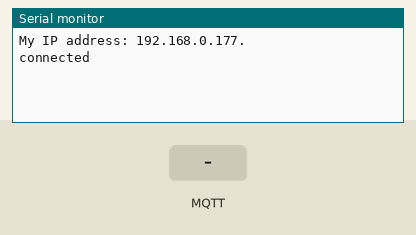
Simulated run of this sketch. Board: Arduino Uno, built with avr-gcc and run on an emulated ATmega328P. Parts: the last lines printed to the serial monitor. The inputs (shaded band) are chosen by the test bench. WiFi joins after 1.5 s; servers stay silent unless stated; no MQTT or app messages arrive unless stated.

Above: at 3.7 s.
3.8 s: MQTT message "1" arrives on the first subscribed topic
At 4.5 s:
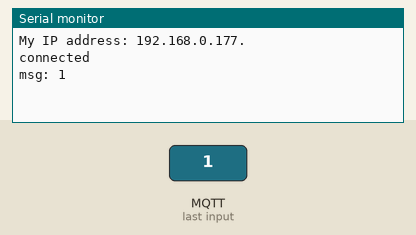
6.5 s: MQTT message "on" arrives on the first subscribed topic
At 7.7 s:
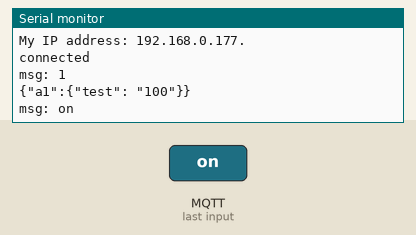
8.0 s: MQTT message "off" arrives on the first subscribed topic
At 8.9 s:
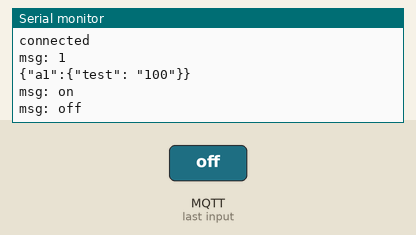

Measured:
- after the input at 3.8 s, the serial monitor: prints a new line at once (image 1)
- after the input at 6.5 s, the serial monitor: prints a new line at once (image 2)
- after the input at 8.0 s, the serial monitor: prints a new line at once (image 3)

The sketch:

mqttClient_arduino.ino
```cpp
#include <SPI.h>
#include <Ethernet.h>

#include <PubSubClient.h>


byte mac[] = {
  0xDE, 0xAD, 0xBE, 0xEF, 0xFE, 0xED
};
IPAddress ip(192, 168, 0, 177);
IPAddress server(192, 168, 0, 102);

EthernetClient ethClient;
PubSubClient client(ethClient);

char message_buff[100];
unsigned long time;

void setup() {

  client.setServer(server, 1883);
  client.setCallback(callback);

  Ethernet.begin(mac, ip);


  Serial.begin(9600);

  delay(2500);
  printIPAddress();
}

void loop() {

  if (!client.connected())
  {
    // clientID, username, MD5 encoded password
    if ( client.connect("testusr") ) {
    Serial.println("connected");
    }
    client.publish("a1/test", "I'm alive!");
    client.subscribe("a1/test2");


  }

  if (millis() > (time + 5000)) {

    time = millis();
    String pubString = "{\"a1\":{\"test\": \"" + String(100) + "\"}}";

        Serial.println(pubString);
    pubString.toCharArray(message_buff, pubString.length() + 1);
    //Serial.println(pubString);
    client.publish("a1/test", message_buff);
  }


  client.loop();

}

void callback(char* topic, byte* payload, unsigned int length) {

  int i = 0;

  for (i = 0; i < length; i++) {
    message_buff[i] = payload[i];
  }
  message_buff[i] = '\0';

  String msgString = String(message_buff);


  Serial.print("msg: ");
  Serial.println(msgString);
}


void printIPAddress()
{
  Serial.print(F("My IP address: "));
  for (byte thisByte = 0; thisByte < 4; thisByte++)
  {

    Serial.print(Ethernet.localIP()[thisByte], DEC);
    Serial.print(".");
  }

  Serial.println();
}
```
